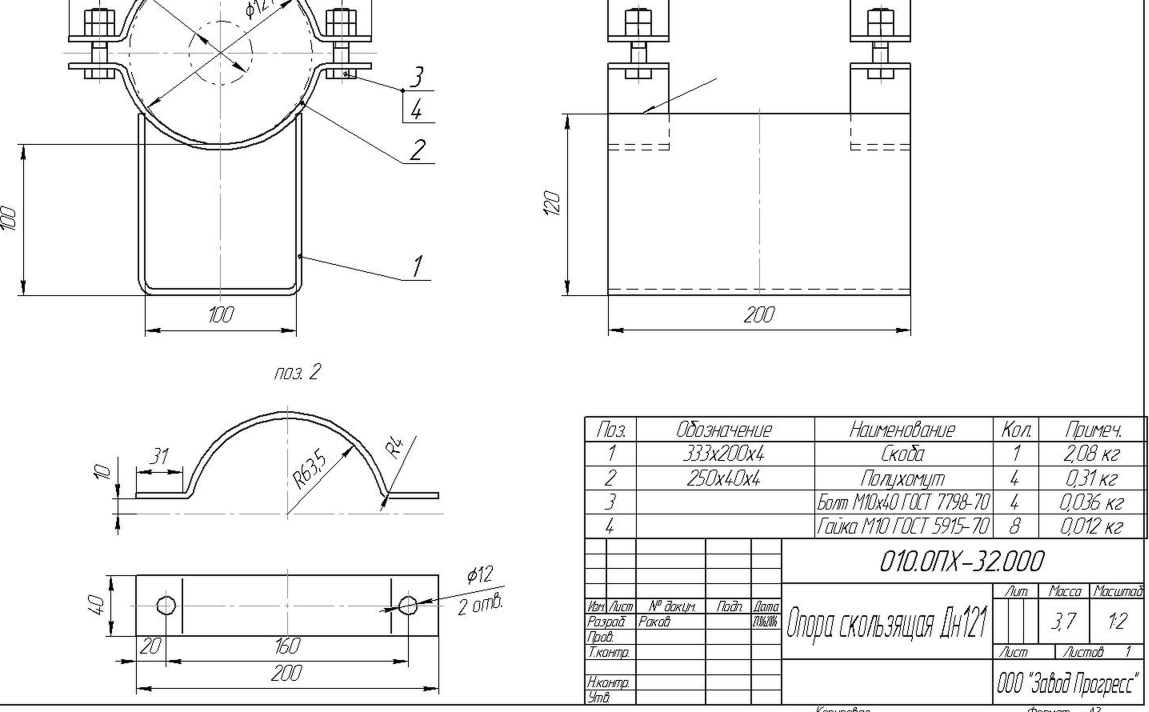
#> input picture data/recognition/010_опх_32_000.table_x4.jpg, 5744 x 3560 px (shown at 1/5 size)
$ python -i table_pipeline.py   (imports and definitions only)
#> lines starting #> are read from the running program, lines starting #| are printed output that depends on the picture
from __future__ import annotations

import re
from pathlib import Path
from typing import Iterable

from PIL import Image


def slugify_filename(stem: str) -> str:
    s = stem.strip().lower()
    s = re.sub(r"[^a-z0-9а-яё]+", "_", s, flags=re.IGNORECASE)
    s = s.strip("_")
    return s or "input"


def preprocess_table_image(
    input_path: Path,
    output_dir: Path = Path("data/recognition"),
    left_frac: float = 0.52,
    top_frac: float = 0.52,
    right_frac: float = 0.98,
    bottom_frac: float = 0.96,
    scale: float = 4.0,
) -> Path:
    """
    Always-preprocess pipeline for image scan:
    1) crop table area
    2) upscale crop
    3) save artifact used for recognition step
    """
#> called with left_frac = 0.52, top_frac = 0.52, right_frac = 0.98, bottom_frac = 0.96, scale = 4
    image = Image.open(input_path)
#> image is the input picture: PIL image 5744x3560 RGB; min 0, max 255, mean 242.6
    width, height = image.size
#> width = 5744; height = 3560

    # 1) Try adaptive detection of table bounds.
    detected = _detect_table_bbox(image)
    if detected is None:
        # 2) Fallback to wide static crop if detection fails.
        left = int(width * left_frac)
        top = int(height * top_frac)
        right = int(width * right_frac)
        bottom = int(height * bottom_frac)
    else:
        left, top, right, bottom = detected

    crop = image.crop((left, top, right, bottom))
    upscaled = crop.resize(
        (max(1, int(crop.width * scale)), max(1, int(crop.height * scale))),
        Image.LANCZOS,
    )
    if upscaled.mode not in ("RGB", "L"):
        upscaled = upscaled.convert("RGB")

    output_dir.mkdir(parents=True, exist_ok=True)
    slug = slugify_filename(input_path.stem)
    out_path = output_dir / f"{slug}.table_x4.jpg"
    upscaled.save(out_path, quality=95)
    return out_path


def _moving_average(values: Iterable[float], window: int = 9) -> list[float]:
    seq = list(values)
    if not seq:
        return []
    w = max(1, window)
    out: list[float] = []
    prefix = [0.0]
    for v in seq:
        prefix.append(prefix[-1] + v)
    for i in range(len(seq)):
        l = max(0, i - w // 2)
        r = min(len(seq), i + w // 2 + 1)
        out.append((prefix[r] - prefix[l]) / max(1, (r - l)))
    return out


def _first_last_over_threshold(values: list[float], threshold: float) -> tuple[int, int] | None:
    idx = [i for i, v in enumerate(values) if v >= threshold]
    if not idx:
        return None
    return idx[0], idx[-1]


def _detect_table_bbox(image: Image.Image) -> tuple[int, int, int, int] | None:
    """
    Detect table-like block using dark-pixel projections in lower sheet area.
    Works better than fixed fractions when the table shifts left/right.
    """
    gray = image.convert("L")
    width, height = gray.size
#> width = 5744; height = 3560

    # Analyze only likely area where title block/table usually resides.
    scan_left = int(width * 0.05)
#> scan_left = 287
    scan_top = int(height * 0.20)
#> scan_top = 712
    scan_right = int(width * 0.99)
#> scan_right = 5686
    scan_bottom = int(height * 0.99)
#> scan_bottom = 3524
    roi = gray.crop((scan_left, scan_top, scan_right, scan_bottom))
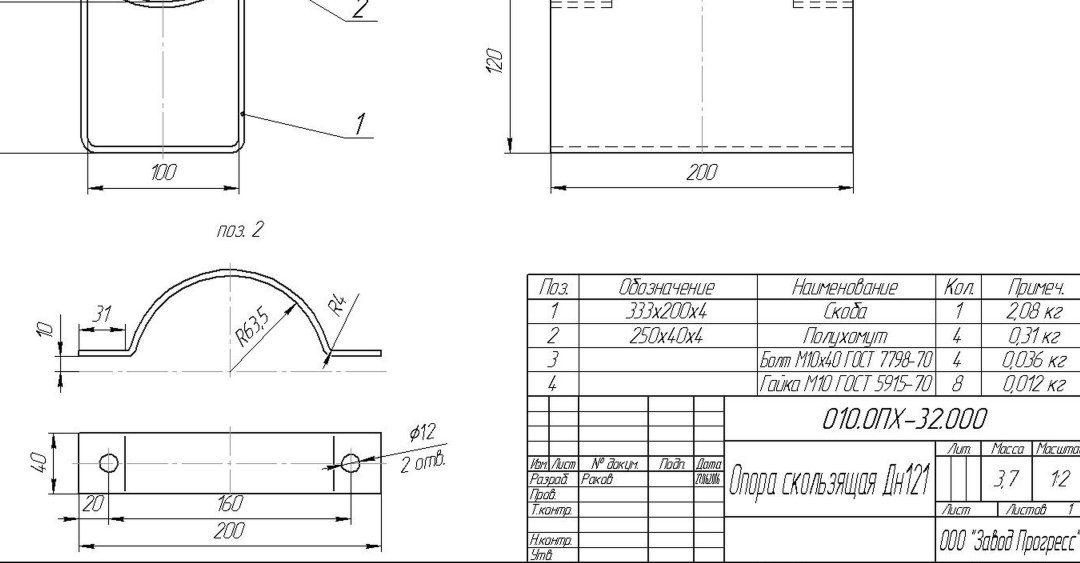
#> roi: PIL image 5399x2812 L (shown at 1/5 size); min 0, max 255, mean 242.4
    rw, rh = roi.size
#> rw = 5399; rh = 2812
    if rw < 50 or rh < 50:
        return None

    # Downscale analysis image for speed/stability.
    max_w = 900
    if rw > max_w:
        ratio = max_w / rw
#> ratio = 0.167
        arw = max_w
        arh = max(1, int(rh * ratio))
#> arh = 468
        analysis = roi.resize((arw, arh), Image.BILINEAR)
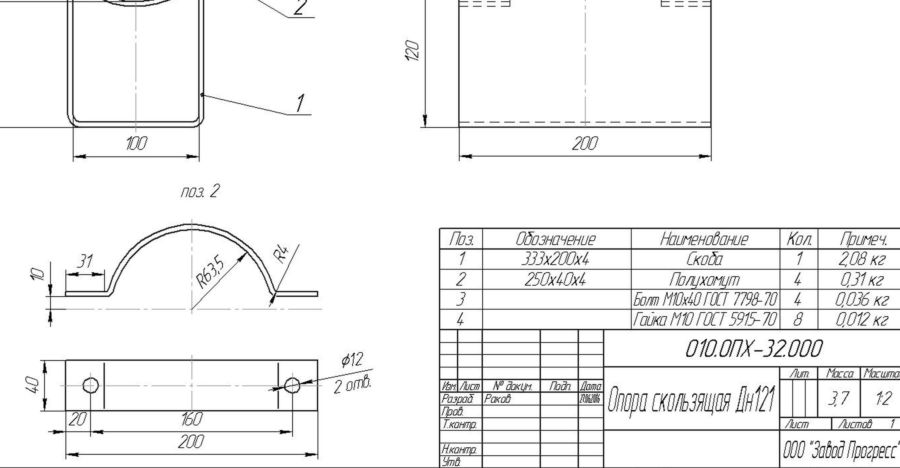
#> analysis: PIL image 900x468 L; min 4, max 255, mean 242.4
    else:
        analysis = roi
        arw, arh = rw, rh

    px = analysis.load()
    dark_threshold = 185

    row_scores: list[float] = []
    col_scores: list[float] = [0.0] * arw
    for y in range(arh):
        dark = 0
        for x in range(arw):
            if px[x, y] < dark_threshold:
                dark += 1
                col_scores[x] += 1.0
        row_scores.append(dark / arw)
    col_scores = [v / arh for v in col_scores]

    row_smooth = _moving_average(row_scores, window=11)
    col_smooth = _moving_average(col_scores, window=11)

    row_bounds = _first_last_over_threshold(row_smooth, threshold=0.04)
#> row_bounds = (0, 467)
    col_bounds = _first_last_over_threshold(col_smooth, threshold=0.02)
#> col_bounds = (29, 899)
    if row_bounds is None or col_bounds is None:
        return None

    y0, y1 = row_bounds
    x0, x1 = col_bounds

    # Convert back to original ROI coordinates.
    sx = rw / arw
    sy = rh / arh
    left = int(scan_left + max(0, x0 * sx - 20))
    top = int(scan_top + max(0, y0 * sy - 20))
    right = int(scan_left + min(rw, x1 * sx + 20))
    bottom = int(scan_top + min(rh, y1 * sy + 20))

    # Safety clamps.
    left = max(0, min(left, width - 1))
    top = max(0, min(top, height - 1))
    right = max(left + 1, min(right, width))
    bottom = max(top + 1, min(bottom, height))
    return left, top, right, bottom

>>> result = preprocess_table_image('../../data/recognition/010_опх_32_000.table_x4.jpg')
#> in preprocess_table_image, `detected = _detect_table_bbox(image)`: detected = (440, 712, 5686, 3524)
#> in preprocess_table_image, `left, top, right, bottom = detected`: left = 440; top = 712; right = 5686; bottom = 3524
#> in preprocess_table_image, `crop = image.crop((left, top, right, bottom))`:
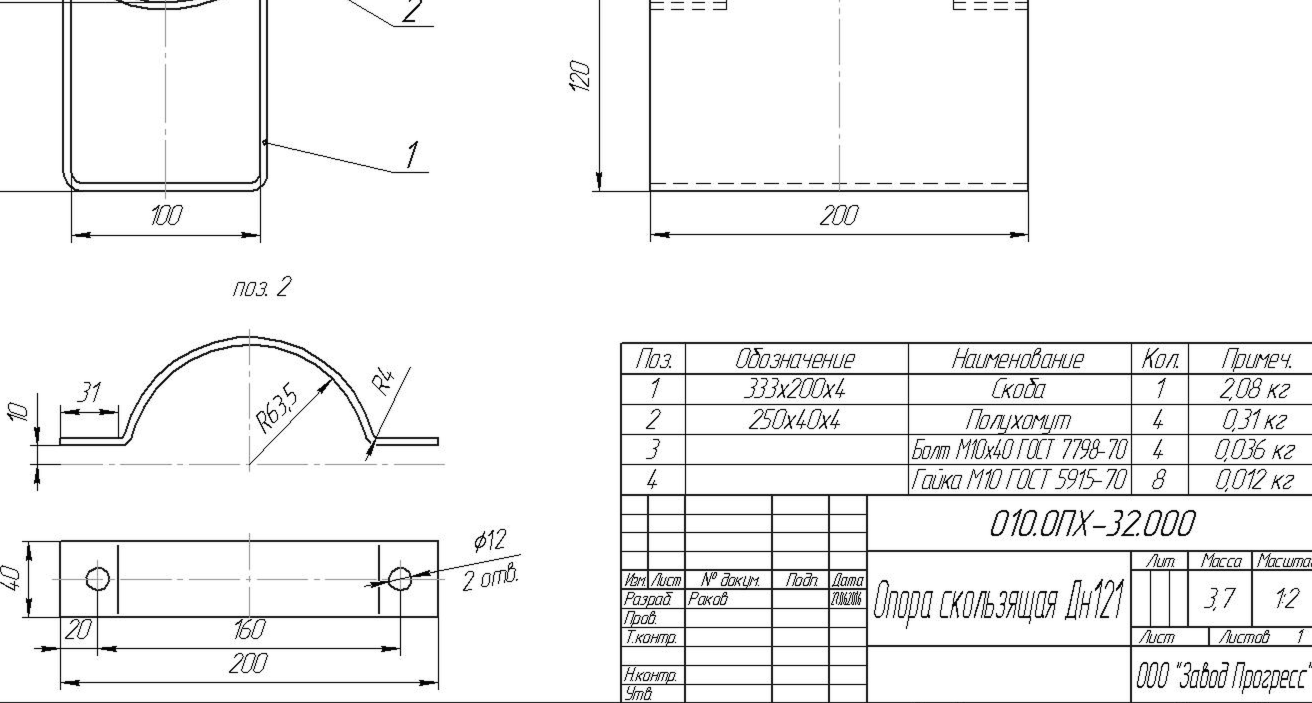
#> crop: PIL image 5246x2812 RGB (shown at 1/4 size); min 0, max 255, mean 242
#> (the run stopped early here; a loop or call above may not have finished)

$ run again, on data/recognition/010_опх_50_000.table_x4.jpg
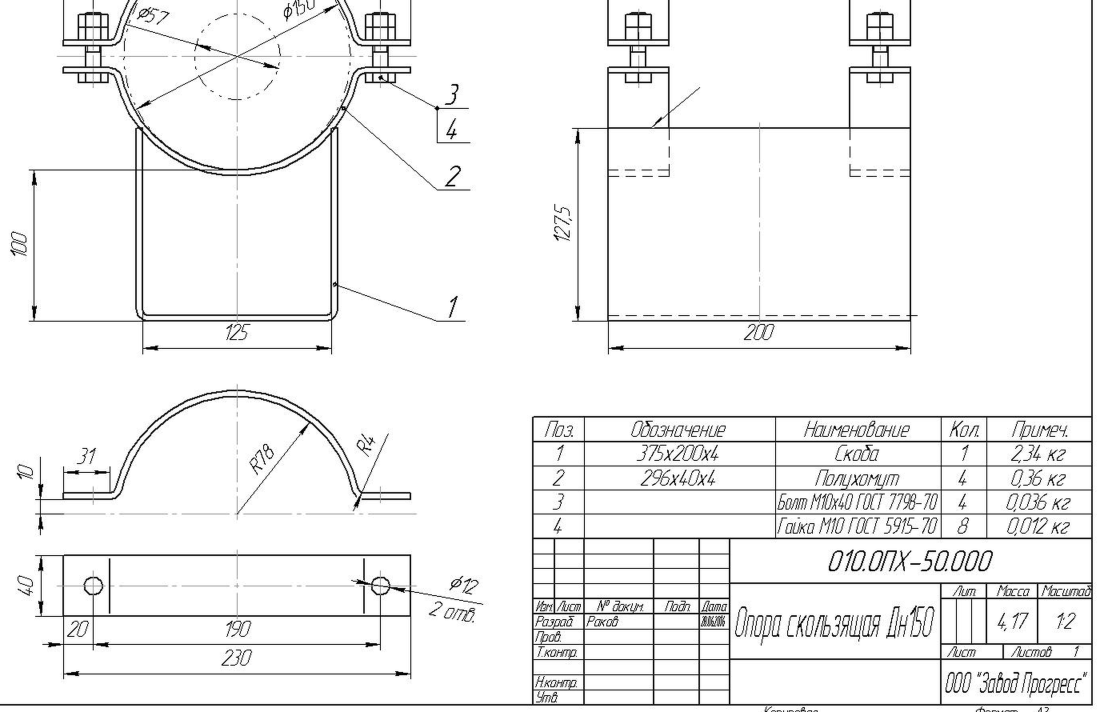
#> input picture data/recognition/010_опх_50_000.table_x4.jpg, 5484 x 3560 px (shown at 1/5 size)
#> in preprocess_table_image, image is the input picture: PIL image 5484x3560 RGB; min 0, max 255, mean 241.7
#> in _detect_table_bbox, `analysis = roi.resize((arw, arh), Image.BILINEAR)`:
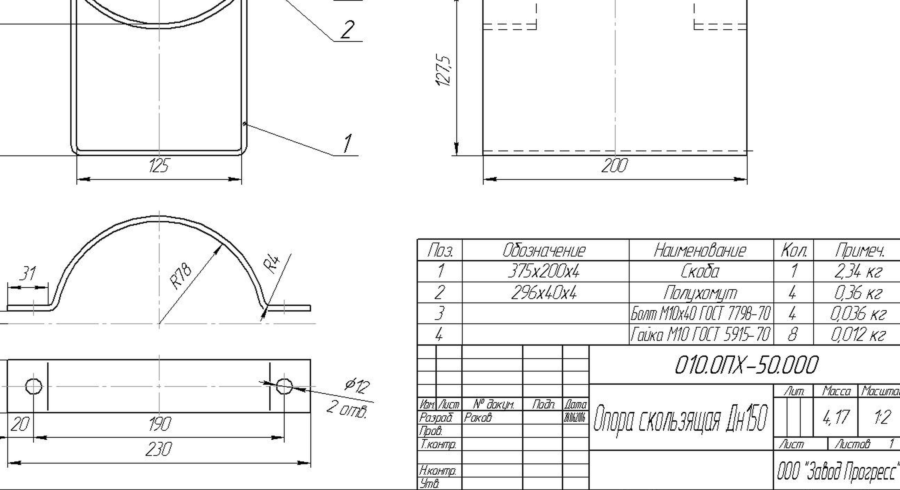
#> analysis: PIL image 900x490 L; min 3, max 255, mean 241.5
#> detected = (274, 783, 5429, 3524)
#> in preprocess_table_image, `left, top, right, bottom = detected`: left = 274; top = 783; right = 5429; bottom = 3524
#> in preprocess_table_image, `crop = image.crop((left, top, right, bottom))`:
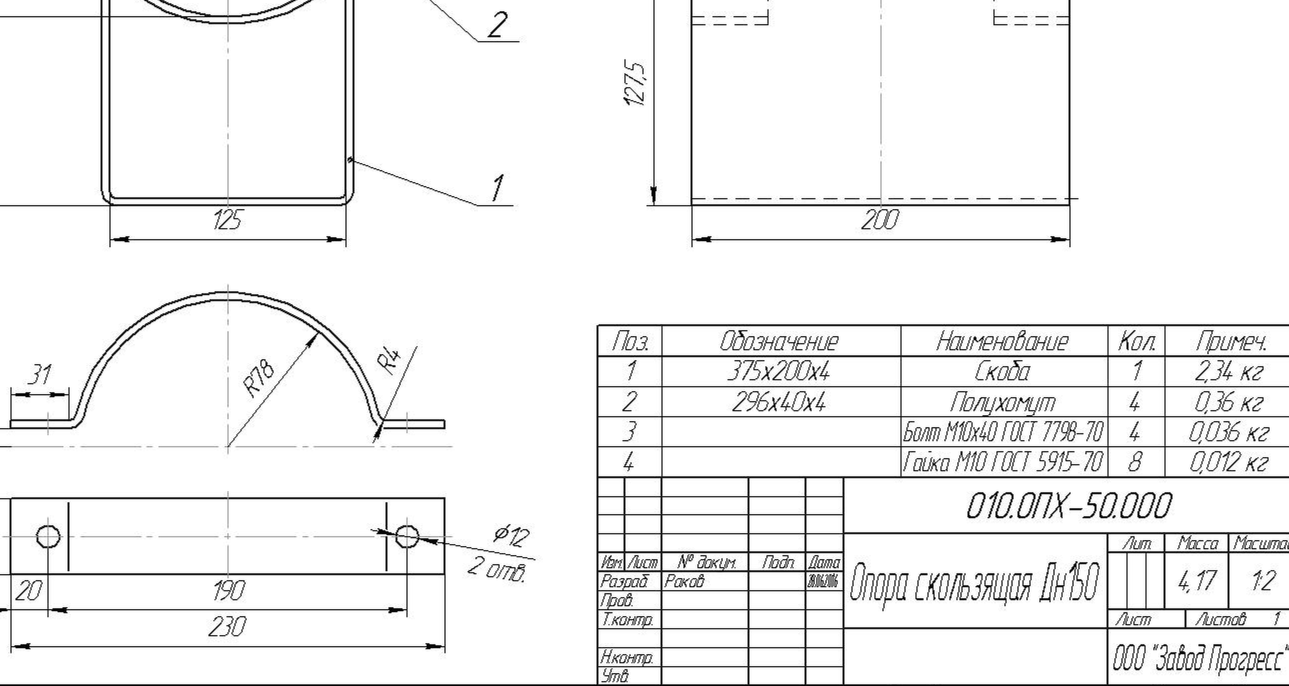
#> crop: PIL image 5155x2741 RGB (shown at 1/4 size); min 0, max 255, mean 241.3

$ run again, on data/recognition/slojniy.table_x4.jpg
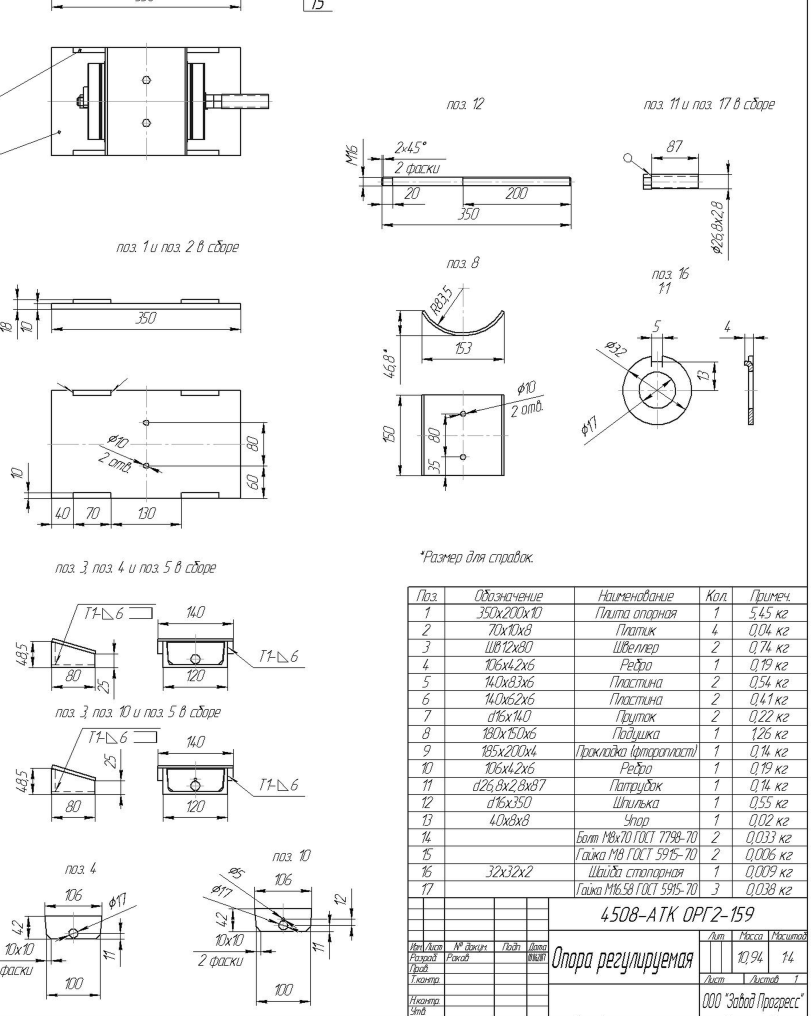
#> input picture data/recognition/slojniy.table_x4.jpg, 5676 x 7108 px (shown at 1/7 size)
#> in preprocess_table_image, image is the input picture: PIL image 5676x7108 RGB; min 0, max 255, mean 242.5
#> in _detect_table_bbox, `roi = gray.crop((scan_left, scan_top, scan_right, scan_bottom))`:
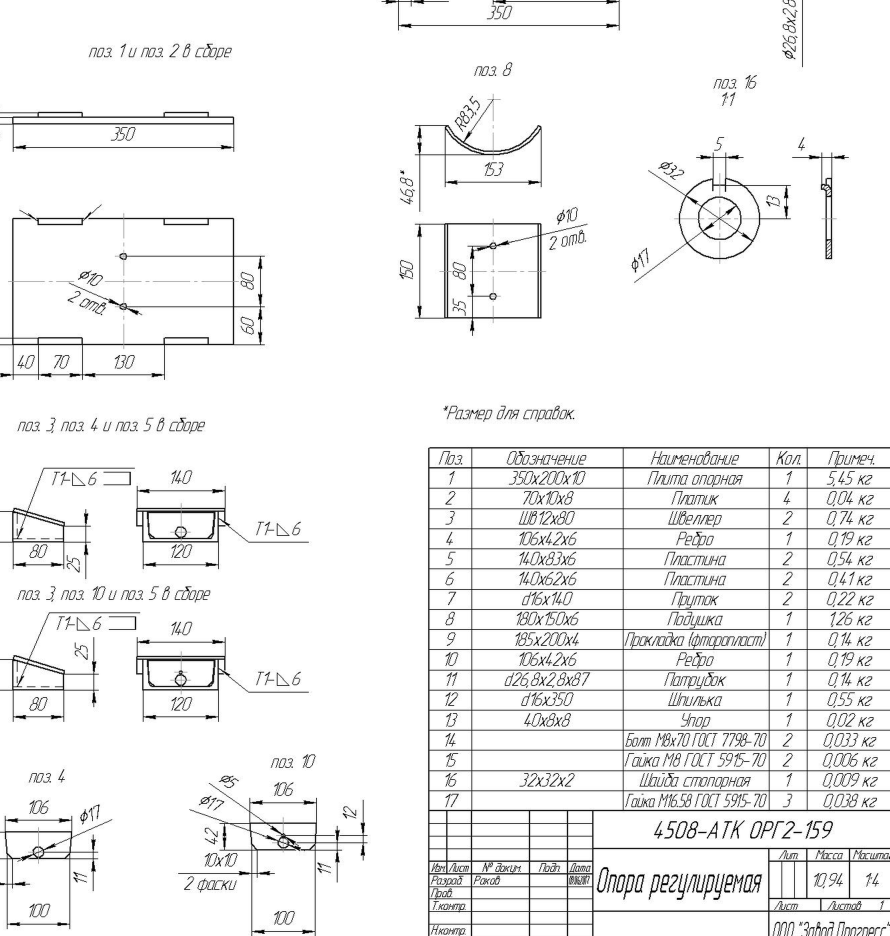
#> roi: PIL image 5336x5615 L (shown at 1/6 size); min 0, max 255, mean 241.3
#> in _detect_table_bbox, `analysis = roi.resize((arw, arh), Image.BILINEAR)`:
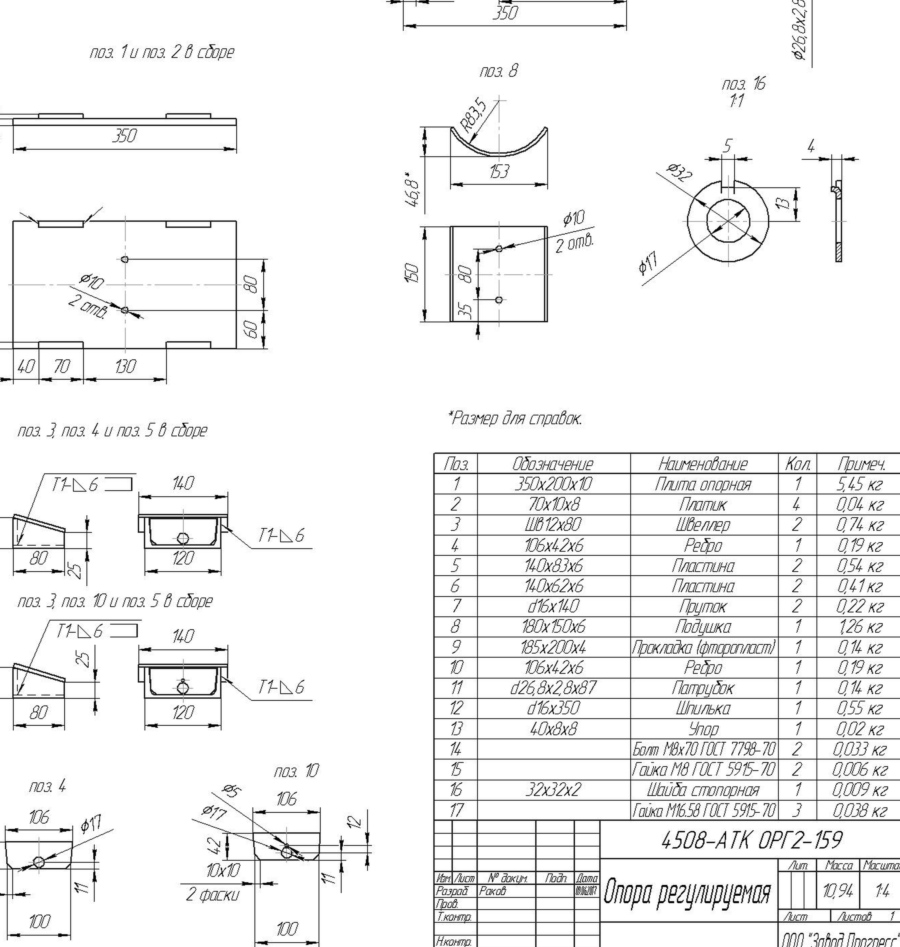
#> analysis: PIL image 900x947 L; min 3, max 255, mean 241.3
#> detected = (283, 1421, 5619, 7036)
#> in preprocess_table_image, `left, top, right, bottom = detected`: left = 283; top = 1421; right = 5619; bottom = 7036
